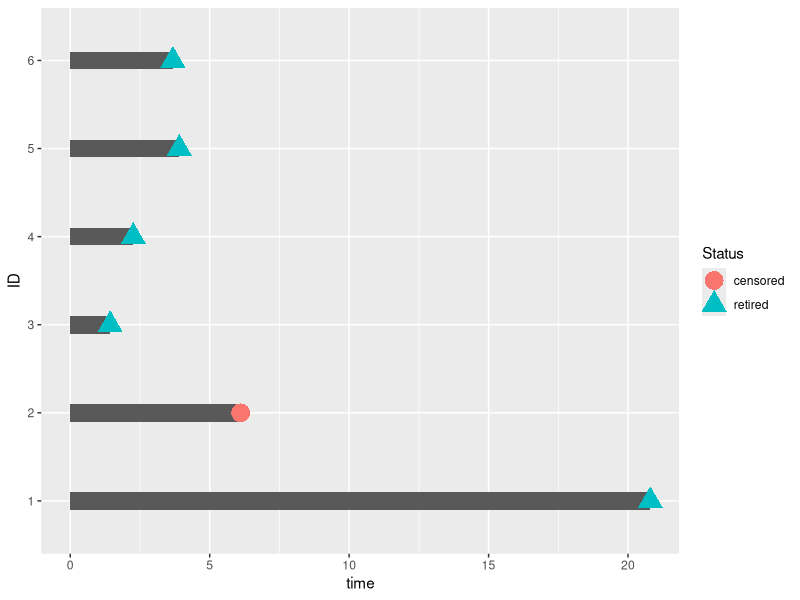

This figure's R source: (Note: this script raises an error after producing the figure.)
## ---- chunk 1
# per lettura dataset se prendi file da github
library(readxl)
data <- read_excel("../Dataset/JoinDatasets.xlsx", col_names = TRUE)
i <- which(data$Purpose == 'Navigation' | data$Orbit == 'Elliptical' | data$Continent == 'Africa' | data$Continent == 'Multinational' | data$Continent == 'Oceania' )
data <- data[-i,]
## ---- chunk 2
library(readxl)
library(survival)
library(survminer)
library(dplyr) 
library(ggplot2)
library(knitr)
library(broom)
library(tidyr)
## ---- chunk 3
summary(data)
## ---- chunk 4
data$Country <- factor(data$Country, ordered = F)
print('Country')
table(data$Country)

data$Continent <- factor(data$Continent, ordered = F)
print('Continent')
table(data$Continent)

data$Users <- factor(data$Users, ordered = F)
print('Users')
table(data$Users)

data$Purpose <- factor(data$Purpose, ordered = F)
print('Purpose')
table(data$Purpose)

data$Orbit <- factor(data$Orbit, ordered = F)
print('Class of Orbit')
table(data$Orbit)

data$Status <- factor(data$Status, ordered = F)
print('Status')
table(data$Status)
## ---- chunk 5
set.seed(42)
data <- data[sample(nrow(data)), ]
## ---- chunk 6
data$ID <- factor(seq(1:nrow(data))) 
data_subs <- head(data)
time <- data_subs$'Effective Lifetime'

ggplot(data=data_subs,aes(x=ID,y=time)) + 
  geom_bar(stat='identity',width=0.2) +
  geom_point(aes(color=Status,shape=Status),size=6) +
  coord_flip()
## ---- chunk 7
head(Surv(time=data$'Effective Lifetime',  # T_i
          event=data$Status == 'retired') # tell the object which rows have the event
     )
## ---- chunk 8
time <- data$'Effective Lifetime'
fit <- survfit(Surv(time,Status == 'retired') ~ 1, data = data)
## ---- chunk 9
summary(fit)
## ---- chunk 10
kable(head(tidy(fit),20))
## ---- chunk 11
surv_median(fit) #6.32
## ---- chunk 12
ggsurvplot(fit, data = data,
           risk.table = TRUE, # Add risk table
           risk.table.col = "strata", # Change risk table color by groups
           surv.median.line = "hv", # Specify median survival
           ggtheme = theme_bw(), # Change ggplot2 theme
           break.time.by=5,
           title="Kaplan-Meier Curve for Satellites Survival")
## ---- chunk 13
cumulative_incidence <- 1 - fit$surv
## ---- chunk 14
ggsurvplot(fit, data = data,
           risk.table = TRUE, # Add risk table
           risk.table.col = "strata", # Change risk table color by groups
           surv.median.line = "hv", # Specify median survival
           ggtheme = theme_bw(), # Change ggplot2 theme
           break.time.by=5,
           fun='event',
           title="Cumulative Incidence Curve")
## ---- chunk 15
ggsurvplot(fit, data = data,
           risk.table = TRUE, # Add risk table
           ggtheme = theme_bw(), # Change ggplot2 theme
           cumhaz.median.line = "hv", # Specify median survival
           break.time.by=5,
           fun='cumhaz',
           title="Cumulative Hazard Curve for Satellites Survival")
## ---- chunk 16
fit.Continent <- survfit(Surv(time,Status == 'retired') ~ Continent, data=data)
ggsurvplot(fit.Continent, data = data,
           risk.table = TRUE, # Add risk table
           risk.table.col = "strata",
           ggtheme = theme_bw(), # Change ggplot2 theme
           break.time.by=5,
           title="Kaplan-Meier Curve for Satellites Survival by Continent")
## ---- chunk 17
log_rank_test <- survdiff(Surv(time, Status == 'retired') ~ Continent, data=data)
log_rank_test
## ---- chunk 18
hazard_ratio <- (log_rank_test$obs[1]/log_rank_test$exp[1])/(log_rank_test$obs[2]/log_rank_test$exp[2])
hazard_ratio
hazard_ratio <- (log_rank_test$obs[2]/log_rank_test$exp[2])/(log_rank_test$obs[1]/log_rank_test$exp[1])
hazard_ratio
## ---- chunk 19
fit.Users <- survfit(Surv(time, Status == 'retired') ~ Users, data=data)

ggsurvplot(fit.Users, data = data,
           risk.table = TRUE, # Add risk table
           risk.table.col = "strata",
           ggtheme = theme_bw(), # Change ggplot2 theme
           break.time.by=5,
           title="Kaplan-Meier Curve for Satellites Survival by Users")
## ---- chunk 20
log_rank_test <- survdiff(Surv(time, Status == 'retired') ~ Users, data=data)
log_rank_test # p = <2e-16
## ---- chunk 21
hazard_ratio <- (log_rank_test$obs[1]/log_rank_test$exp[1])/(log_rank_test$obs[2]/log_rank_test$exp[2])
hazard_ratio 

hazard_ratio <- (log_rank_test$obs[2]/log_rank_test$exp[2])/(log_rank_test$obs[3]/log_rank_test$exp[3])
hazard_ratio

hazard_ratio<- (log_rank_test$obs[3]/log_rank_test$exp[3])/(log_rank_test$obs[4]/log_rank_test$exp[4])
hazard_ratio
## ---- chunk 22
fit.Purpose <- survfit(Surv(time, Status == 'retired') ~ Purpose, data=data)

ggsurvplot(fit.Purpose, data = data,
           risk.table = TRUE, # Add risk table
           risk.table.col = "strata",
           ggtheme = theme_bw(), # Change ggplot2 theme
           break.time.by=5,
           title="Kaplan-Meier Curve for Satellites Survival by Purpose")
## ---- chunk 23
log_rank_test <- survdiff(Surv(time, Status == 'retired') ~ Purpose, data=data)
log_rank_test # p < 2e-16 
## ---- chunk 24
hazard_ratio <- (log_rank_test$obs[1]/log_rank_test$exp[1])/(log_rank_test$obs[2]/log_rank_test$exp[2])
hazard_ratio 

hazard_ratio <- (log_rank_test$obs[2]/log_rank_test$exp[2])/(log_rank_test$obs[3]/log_rank_test$exp[3])
hazard_ratio

hazard_ratio<- (log_rank_test$obs[3]/log_rank_test$exp[3])/(log_rank_test$obs[4]/log_rank_test$exp[4])
hazard_ratio
## ---- chunk 25
fit.Orbit <- survfit(Surv(time,data$Status == 'retired') ~ Orbit, data=data)

ggsurvplot(fit.Orbit, data = data,
           risk.table = TRUE, # Add risk table
           risk.table.col = "strata",
           ggtheme = theme_bw(), # Change ggplot2 theme
           break.time.by=5,
           title="Kaplan-Meier Curve for Satellites Survival by Orbit")
## ---- chunk 26
log_rank_test <- survdiff(Surv(time, Status == 'retired') ~ Orbit, data=data)
log_rank_test # p < 2e-16
## ---- chunk 27
hazard_ratio <- (log_rank_test$obs[1]/log_rank_test$exp[1])/(log_rank_test$obs[2]/log_rank_test$exp[2])
hazard_ratio 

